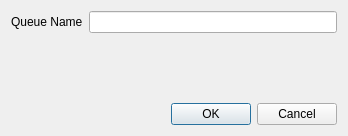
<?xml version="1.0" encoding="UTF-8"?>
<ui version="4.0">
 <class>CreateTXTQueueDlgClass</class>
 <widget class="QDialog" name="CreateTXTQueueDlgClass">
  <property name="geometry">
   <rect>
    <x>0</x>
    <y>0</y>
    <width>348</width>
    <height>136</height>
   </rect>
  </property>
  <property name="windowTitle">
   <string>NewTXTQueueDlg</string>
  </property>
  <layout class="QVBoxLayout" name="verticalLayout_2" stretch="0,1,0">
   <item>
    <layout class="QHBoxLayout" name="nameLayout">
     <item>
      <widget class="QLabel" name="nameLabel">
       <property name="text">
        <string>Queue Name</string>
       </property>
      </widget>
     </item>
     <item>
      <widget class="QLineEdit" name="nameLineEdit"/>
     </item>
    </layout>
   </item>
   <item>
    <layout class="QHBoxLayout" name="errorLayout" stretch="0,1">
     <item>
      <widget class="QLabel" name="errorPixmapLabel">
       <property name="text">
        <string/>
       </property>
      </widget>
     </item>
     <item>
      <widget class="QLabel" name="errorLabel">
       <property name="layoutDirection">
        <enum>Qt::LeftToRight</enum>
       </property>
       <property name="text">
        <string/>
       </property>
       <property name="textFormat">
        <enum>Qt::RichText</enum>
       </property>
      </widget>
     </item>
    </layout>
   </item>
   <item>
    <widget class="QDialogButtonBox" name="buttonBox">
     <property name="standardButtons">
      <set>QDialogButtonBox::Cancel|QDialogButtonBox::Ok</set>
     </property>
    </widget>
   </item>
  </layout>
 </widget>
 <layoutdefault spacing="6" margin="11"/>
 <resources>
  <include location="../../resources/icons.qrc"/>
 </resources>
 <connections>
  <connection>
   <sender>buttonBox</sender>
   <signal>rejected()</signal>
   <receiver>CreateTXTQueueDlgClass</receiver>
   <slot>reject()</slot>
   <hints>
    <hint type="sourcelabel">
     <x>164</x>
     <y>81</y>
    </hint>
    <hint type="destinationlabel">
     <x>164</x>
     <y>51</y>
    </hint>
   </hints>
  </connection>
  <connection>
   <sender>buttonBox</sender>
   <signal>accepted()</signal>
   <receiver>CreateTXTQueueDlgClass</receiver>
   <slot>accept()</slot>
   <hints>
    <hint type="sourcelabel">
     <x>164</x>
     <y>81</y>
    </hint>
    <hint type="destinationlabel">
     <x>164</x>
     <y>51</y>
    </hint>
   </hints>
  </connection>
 </connections>
</ui>
